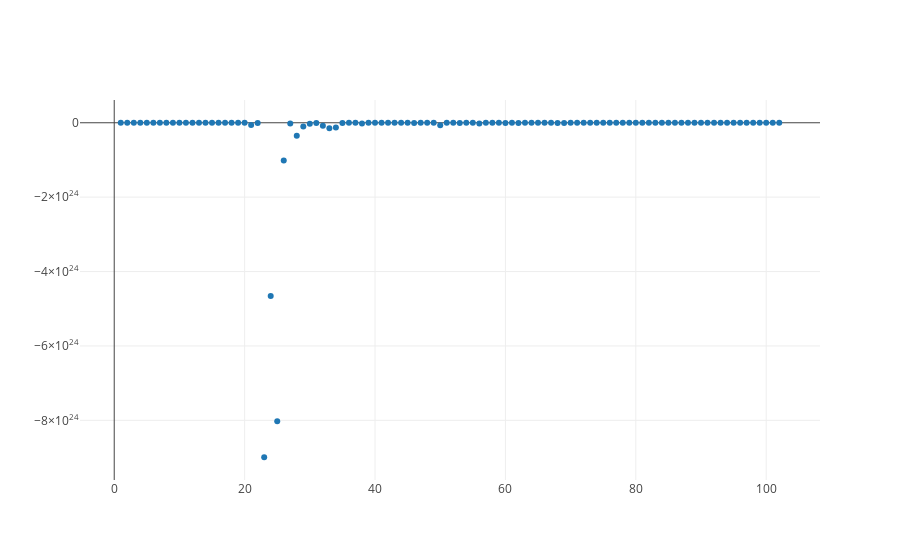

Write notebook code for a chart like this one.
### Code cell
trace = trace_values(x_values, y_values)
plot([trace])
